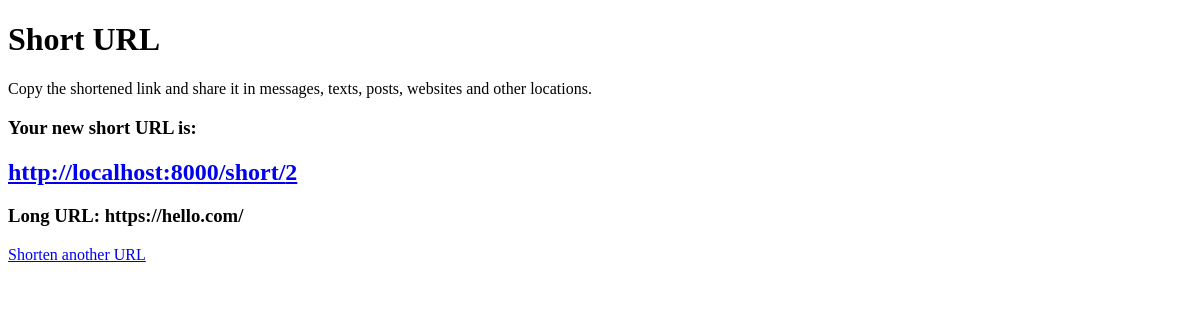
/newurl/2, run on an earlier commit of the app's database.
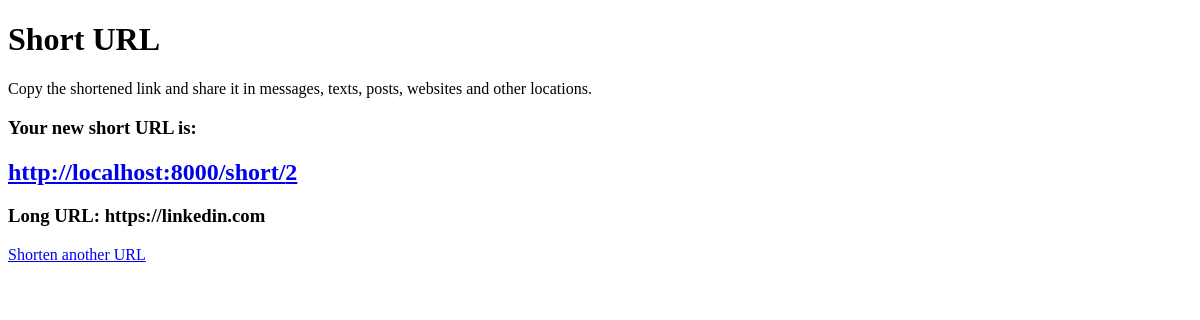
And on a later commit of the database.
### main_app/models.py (models this page shows, shortened)
class Urls(models.Model):
    long_url = models.CharField(max_length=10000)
    short_url = models.CharField(max_length=30)

### main_app/views.py (the view)
# urls.py: path('newurl/<int:pk>', views.newurl, name="newurl")
def newurl(request, pk):
    context = { 'url_object': Urls.objects.get(short_url = pk) }
    return render(request, "pages/short.html", context)

### main_app/templates/pages/short.html (shortened to what this page needs)
<!DOCTYPE html>
<html lang="en">
<head>
</head>
<body>
    <h1>Short URL</h1>
    <p>Copy the shortened link and share it in messages, texts, posts, websites and other locations.</p>
    <div>
        <h3>Your new short URL is:</h3>
        <a href="http://localhost:8000/short/{{url_object.short_url}}"><h2>http://localhost:8000/short/{{url_object.short_url}}</h2></a>
        <h3>Long URL: {{url_object.long_url}}</h3>
        <a href="{% url 'home' %}">Shorten another URL</a>
    </div>
</body>
</html>

What changed in the data, as far as the page shows it:
removed Urls: short_url "2", long_url "https://hello.com/"
added Urls: short_url "2", long_url "https://linkedin.com"
